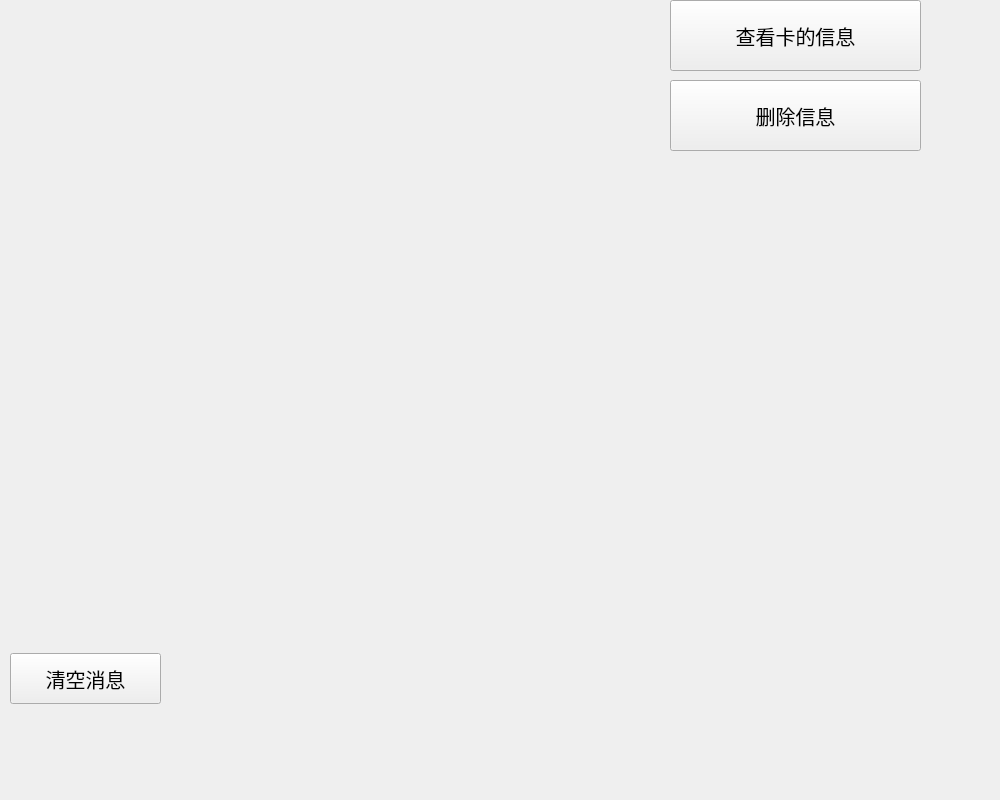
<?xml version="1.0" encoding="UTF-8"?>
<ui version="4.0">
 <class>chakanForm</class>
 <widget class="QWidget" name="chakanForm">
  <property name="geometry">
   <rect>
    <x>0</x>
    <y>0</y>
    <width>1000</width>
    <height>800</height>
   </rect>
  </property>
  <property name="font">
   <font>
    <pointsize>15</pointsize>
   </font>
  </property>
  <property name="windowTitle">
   <string>Form</string>
  </property>
  <widget class="QPushButton" name="chakanxinxi">
   <property name="geometry">
    <rect>
     <x>670</x>
     <y>0</y>
     <width>251</width>
     <height>71</height>
    </rect>
   </property>
   <property name="text">
    <string>查看卡的信息</string>
   </property>
  </widget>
  <widget class="QTextBrowser" name="xianshixinxi">
   <property name="geometry">
    <rect>
     <x>20</x>
     <y>80</y>
     <width>631</width>
     <height>371</height>
    </rect>
   </property>
   <property name="styleSheet">
    <string notr="true">QTextBrowser { background-color:rgb(255,132,139,0);border-radius:3px;color:rgb(0,0,0);}</string>
   </property>
  </widget>
  <widget class="QLabel" name="label">
   <property name="geometry">
    <rect>
     <x>0</x>
     <y>0</y>
     <width>1000</width>
     <height>800</height>
    </rect>
   </property>
   <property name="styleSheet">
    <string notr="true">background-image: url(:/image/chakan.jpg);</string>
   </property>
   <property name="text">
    <string/>
   </property>
  </widget>
  <widget class="QPushButton" name="deletexinxi">
   <property name="geometry">
    <rect>
     <x>670</x>
     <y>80</y>
     <width>251</width>
     <height>71</height>
    </rect>
   </property>
   <property name="text">
    <string>删除信息</string>
   </property>
  </widget>
  <widget class="QPushButton" name="clear">
   <property name="geometry">
    <rect>
     <x>10</x>
     <y>653</y>
     <width>151</width>
     <height>51</height>
    </rect>
   </property>
   <property name="text">
    <string>清空消息</string>
   </property>
  </widget>
  <zorder>label</zorder>
  <zorder>chakanxinxi</zorder>
  <zorder>xianshixinxi</zorder>
  <zorder>deletexinxi</zorder>
  <zorder>clear</zorder>
 </widget>
 <resources/>
 <connections/>
</ui>
